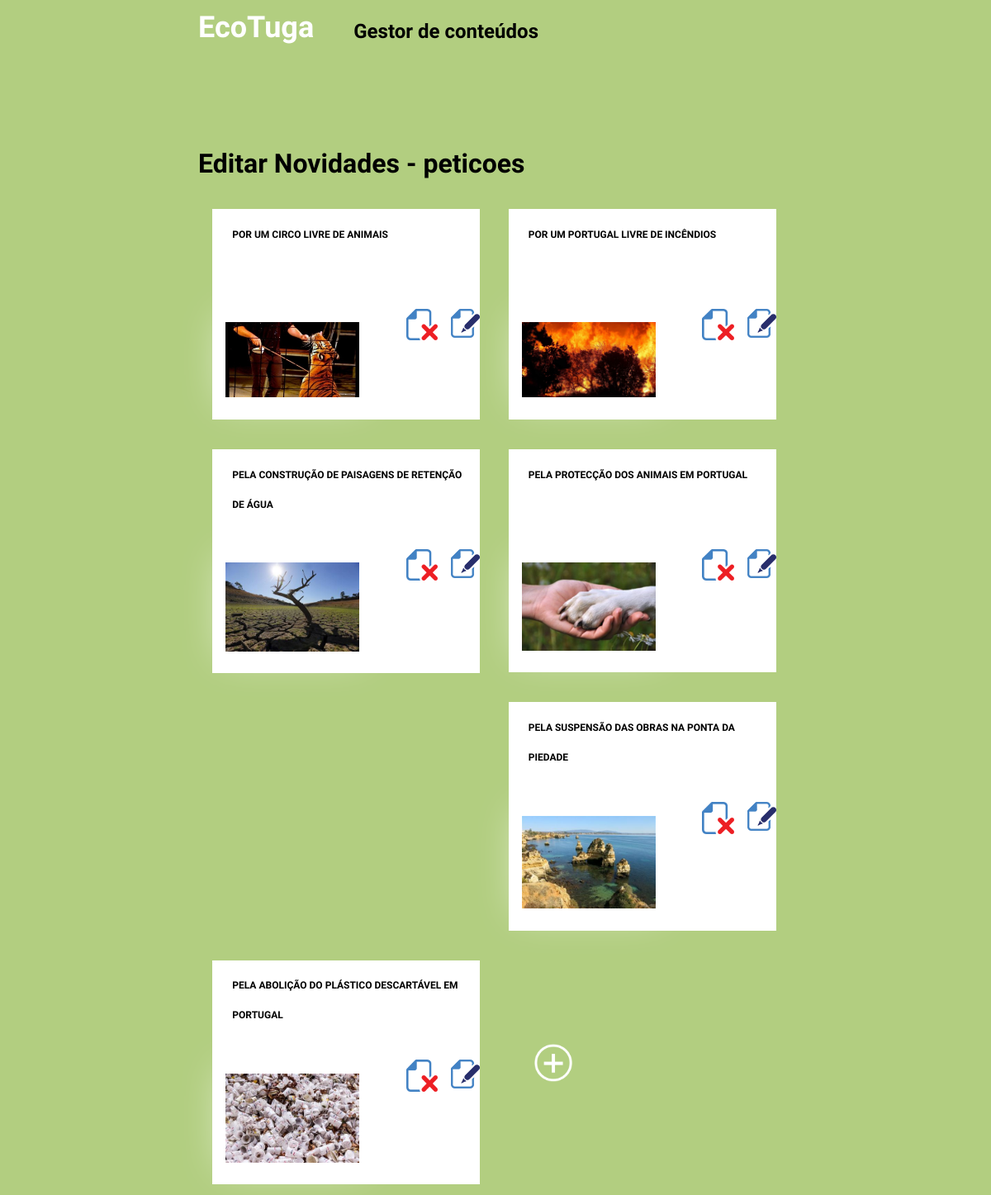
/admin/peticoes.php, run on the app's committed database.
### tables this page shows
CREATE TABLE IF NOT EXISTS `peticoes` (
  `id` int(11) NOT NULL AUTO_INCREMENT,
  `titulo` text NOT NULL,
  `descricao` text NOT NULL,
  `imagem` text NOT NULL,
  PRIMARY KEY (`id`)
);

### admin/peticoes.php (the view, shortened to what this page needs)
<?php
  $ligacao = mysqli_connect('localhost','root','','ecotuga_dados');
  mysqli_set_charset($ligacao,'utf8');
  $consulta = mysqli_query($ligacao, "SELECT * FROM peticoes ORDER BY id");
$peticoes = array();
while($linha = mysqli_fetch_assoc($consulta)){
  $peticoes[] = $linha;
};
?>
<!DOCTYPE html>
<html>
<head>
    <link rel="stylesheet" type="text/css" href="css/style.css" >
</head>
<body>
<header id="top">
      <nav id="menu">
            <div class="contentor">
            <a href="index.php"><h1 class="left" id="logo">EcoTuga</h1></a>
            <h2 class="left" id="logo">Gestor de conteúdos</h2>
            </div>
      </nav>
</header>
<div class="contentor">
      <div class="lista">
      <br/>
            <h1>Editar Novidades - peticoes</h1>
            <?php for($i=0;$i<count($peticoes);$i++){ ?>
            <div class="item">
                <div class="lista-index">
                      <h3>
                        <?php echo $peticoes[$i]['titulo']; ?>
                      </h3>
                  <div class="icones">
                  <a href=" peticoes_editar.php?id=<?php echo $peticoes[$i]['id']; ?>" class="botao_editar">
                      <img title="Editar" class="right" src="img/edit.png">
                    </a>
                    <a href="peticoes.php?id_apagar=<?php echo $peticoes[$i]['id']; ?>" title="Apagar" class="delete"><img class="delete-icon" src="img/delete.png"></img></a>
              </div>
                    <div class="lista-img">
                        <img src="../img/<?php echo $peticoes[$i]['imagem']; ?>"></img>
                    </div>
                </div>
            </div>
            <?php } ?>
  <img src="../img/botao-mais.png" id="adicionar_artigo"></img>
      </div>
</div>
</body>
</html>

### admin/css/style.css (style rules this page uses)
* { box-sizing:border-box; }
body { margin:0; font-family: 'Exo', sans-serif; background-color:#B2CE80; }
a { text-decoration:none;color:inherit; }
h1 { margin:0; }
h3 { margin:0; margin-left: 2vw; font-size:1vw; text-transform: uppercase; display: block; width: 86%; height: 9vw; }
.left { float: left; }
.right { float: right; }
.contentor { width: 60%; margin: 0 auto; }
#top { position: fixed; display: block; z-index: 10; top: 0; }
#menu { background-color: #B2CE80; position: fixed; display: block; width: 100%; }
#menu h1 { margin: 1vw 0 1vw 0; font-size: 3vw; color:#FFF; }
#menu h2 { margin:1em 1em 1em 2em; color: #000; }
.contentor { max-width:80%; margin:0 auto; }
.item { display: table; width: 45%; background-color:#fff; margin: 5% 2.4% 0 2.4%; float: left; box-sizing: border-box; height: 100%; max-height: 50%; }
.lista { margin-top: 10em; }
.lista-img img { width:50%; margin:5%; box-shadow: 0 0 2em 0.2em rgba(255, 255, 255, 0.6); }
.lista-index { float:left; width:100%; margin-top: 4%; line-height: 1.5em; font-size: 2vw; }
.delete { float: right; width:11.8%; margin-right: 5%; }
.delete-icon { width: 100%; margin: 0; }
#adicionar_artigo { width: 15%; float:left; display: block; margin: 18% 2.4% 18% 2.4%; padding:0.5em 2em 0.5em 2em ; cursor: pointer; font-size: 1.3vw; box-sizing: border-box; }

### data on the page
peticoes: titulo "POR UM CIRCO LIVRE DE ANIMAIS", imagem (picture)
peticoes: titulo "POR UM PORTUGAL LIVRE DE INCÊNDIOS", imagem (picture)
peticoes: titulo "PELA CONSTRUÇÃO DE PAISAGENS DE RETENÇÃO DE ÁGUA", imagem (picture)
peticoes: titulo "PELA PROTECÇÃO DOS ANIMAIS EM PORTUGAL", imagem (picture)
peticoes: titulo "PELA SUSPENSÃO DAS OBRAS NA PONTA DA PIEDADE", imagem (picture)
peticoes: titulo "PELA ABOLIÇÃO DO PLÁSTICO DESCARTÁVEL EM PORTUGAL", imagem (picture)
